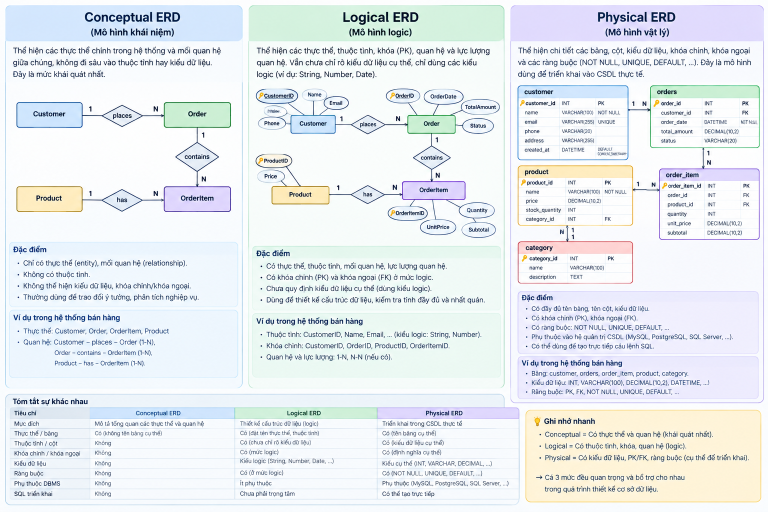
#> input picture 62f218dd-357c-409a-bf27-1d158651c2d3.png, 1536 x 1024 px, given in place of bg_title.png, which was not available (shown at 1/2 size)
$ python build_sample_style_slides.py
#> lines starting #> are read from the running program, lines starting #| are printed output that depends on the picture; pictures that were not available may be replaced by others from this repository, and a replacement may not be noted
import os
import math
from PIL import Image, ImageDraw, ImageFont
from pptx import Presentation
from pptx.util import Inches

OUTPUT_DIR = "scratch/generated_slides"
os.makedirs(OUTPUT_DIR, exist_ok=True)

W, H = 3000, 1688 # 16:9 300 DPI master resolution

# Load Fonts
try:
    font_hero = ImageFont.truetype("arialbd.ttf", 100)
    font_title = ImageFont.truetype("arialbd.ttf", 76)
    font_sub = ImageFont.truetype("arialbd.ttf", 44)
    font_actor = ImageFont.truetype("arialbd.ttf", 32)
    font_label = ImageFont.truetype("arialbd.ttf", 24)
    font_small = ImageFont.truetype("arial.ttf", 22)
    font_content_num = ImageFont.truetype("arialbd.ttf", 52)
    font_content_txt = ImageFont.truetype("arialbd.ttf", 38)
    font_card_title = ImageFont.truetype("arialbd.ttf", 24)
    font_card_sub = ImageFont.truetype("arialbd.ttf", 20)
    font_card_desc = ImageFont.truetype("arial.ttf", 18)
    font_badge = ImageFont.truetype("arialbd.ttf", 18)
except Exception:
    font_hero = font_title = font_sub = font_actor = font_label = font_small = font_content_num = font_content_txt = font_card_title = font_card_sub = font_card_desc = font_badge = ImageFont.load_default()

# [13 lines left out: function draw_arrow, not called in this run]

def paste_icon(canvas, icon_path, center, size):
    im = Image.open(icon_path)
    im = im.resize(size, Image.Resampling.LANCZOS)
    cx, cy = center
    px = cx - size[0] // 2
    py = cy - size[1] // 2
    if im.mode == "RGBA":
        canvas.paste(im, (px, py), im)
    else:
        canvas.paste(im, (px, py))

# ==============================================================================
# SLIDE 1: TITLE SLIDE
# ==============================================================================
def make_slide_01():
    bg = Image.open("scratch/slide_assets/bg_title.png").convert("RGB")
#> bg is the input picture: PIL image 1536x1024 RGB; mean R, G, B 230.5, 235.6, 238.9
    d = ImageDraw.Draw(bg)

    # Title
    d.text((320, 520), "SCANMS", fill=(0, 0, 0), font=font_hero, anchor="lm")

    # Subtitle
    d.text((320, 660), "SALES COLLABORATOR & AFFILIATE\nNETWORK MANAGEMENT SYSTEM", fill=(30, 41, 59), font=font_sub, anchor="lm")

    # Metadata Block
    meta_y = 960
    d.line([(320, 880), (1200, 880)], fill=(203, 213, 225), width=3)

    d.text((320, meta_y), "CAPSTONE PROJECT DEFENSE  |  REVIEW 2", fill=(184, 142, 79), font=font_actor, anchor="lm")
    d.text((320, meta_y + 70), "Team: FA26SE032", fill=(100, 116, 139), font=font_actor, anchor="lm")
    d.text((320, meta_y + 130), "Team Leader: NGUYỄN THÀNH THẮNG", fill=(30, 41, 59), font=font_actor, anchor="lm")
    d.text((320, meta_y + 190), "Major: Software Engineering  |  FPT University", fill=(100, 116, 139), font=font_actor, anchor="lm")

    bg.save(f"{OUTPUT_DIR}/slide_01.png")
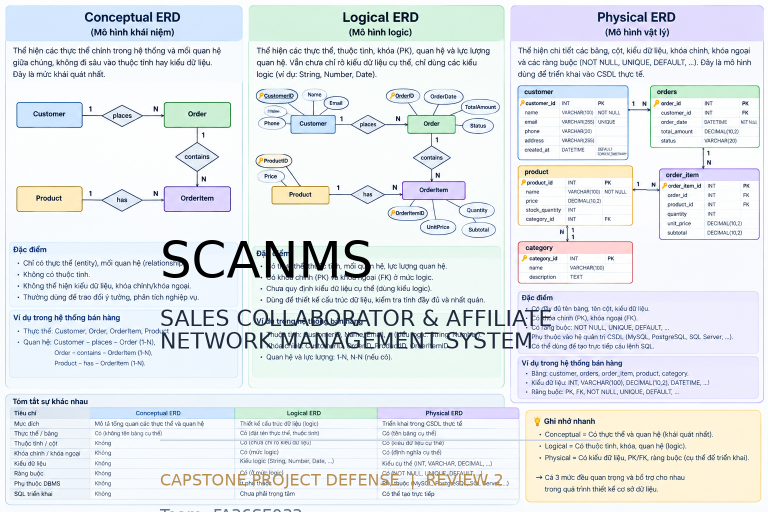
#> saved as slide_01.png: PIL image 1536x1024 RGB (shown at 1/2 size); mean R, G, B 226.9, 231.8, 235.1
    print("Slide 01 generated.")

# ==============================================================================
# SLIDE 2: CONTENT SLIDE
# ==============================================================================
def make_slide_02():
    bg = Image.open("scratch/slide_assets/bg_content.png").convert("RGB")
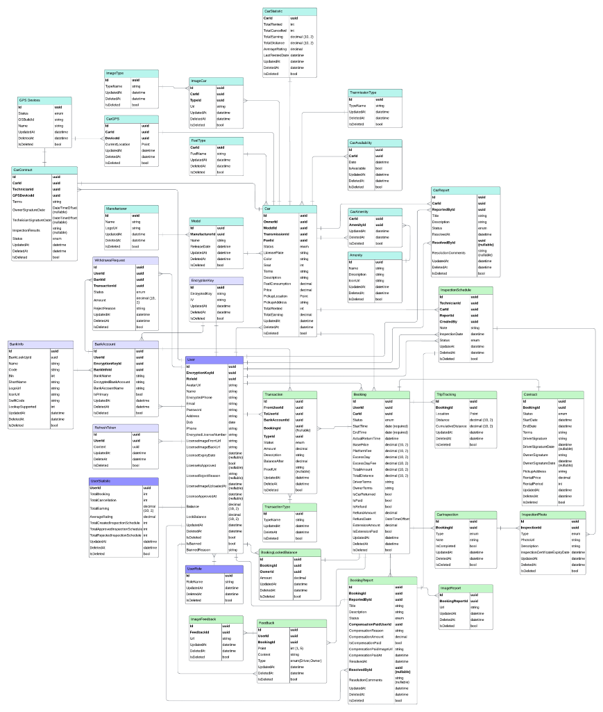
#> input picture Ảnh1.png, 603 x 712 px, given in place of bg_content.png, which was not available
#> bg: PIL image 603x712 RGB
    d = ImageDraw.Draw(bg)

    items = [
        ("01", "OVERVIEW ARCHITECTURE"),
        ("02", "CORE TECHNOLOGIES & APPARATUS"),
        ("03", "CONCEPTUAL DATA MODEL"),
        ("04", "5 MAIN BUSINESS FLOWS"),
        ("05", "QUESTIONS & ANSWERS (Q & A)")
    ]

    start_y = 520
    spacing = 180

    for i, (num, text) in enumerate(items):
        y = start_y + i * spacing
        # Number in bold purple/blue
        d.text((320, y), num, fill=(79, 70, 229), font=font_content_num, anchor="lm")
        # Line divider
        d.line([(420, y - 25), (420, y + 25)], fill=(203, 213, 225), width=3)
        # Content title
        d.text((460, y), text, fill=(30, 41, 59), font=font_content_txt, anchor="lm")

    bg.save(f"{OUTPUT_DIR}/slide_02.png")
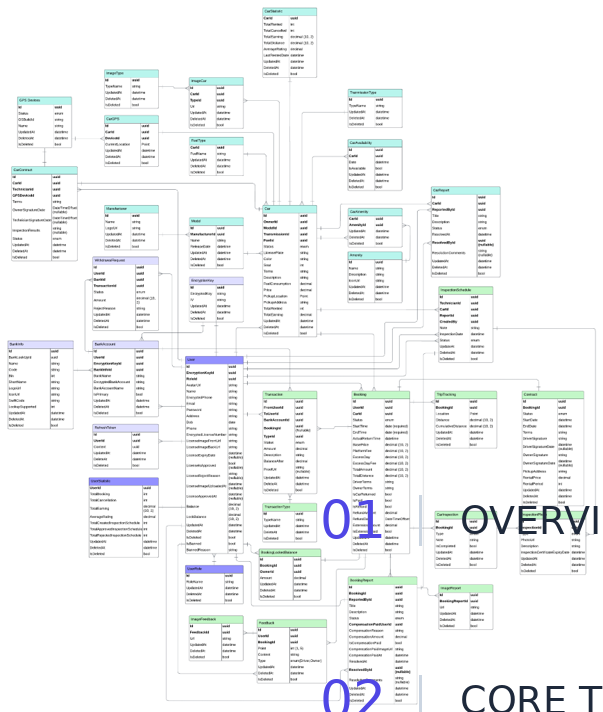
#> saved as slide_02.png: PIL image 603x712 RGB; mean R, G, B 243.5, 245.1, 245.6
    print("Slide 02 generated.")

# ==============================================================================
# SLIDE 3: TECHNOLOGIES & APPS (Slide 6 PCDACO style)
# ==============================================================================
def make_slide_03():
    bg = Image.open("scratch/slide_assets/bg_master.png").convert("RGB")
    d = ImageDraw.Draw(bg)

    # Left brand title
    d.text((450, 840), "SCANMS", fill=(0, 0, 0), font=font_hero, anchor="mm")
    d.text((450, 930), "MULTI-PORTAL PLATFORM", fill=(100, 116, 139), font=font_actor, anchor="mm")

    # 4 App Cards on the right
    apps = [
        ("CUSTOMER WEB APP", "Storefront Marketplace, Live Shopping, Strict Buyer Auth & VietQR", "scratch/flow_icons/icon_cart.png"),
        ("COLLABORATOR PORTAL", "Affiliate Smart Links, Media Hub, Performance & Exclusive Deals", "scratch/flow_icons/icon_link.png"),
        ("SHOP MANAGER PORTAL", "6-Block Product Matrix, Deal Negotiation, Order & GHN Delivery", "scratch/flow_icons/icon_product_box.png"),
        ("SYSTEM ADMIN & MANAGER CONSOLE", "Platform Moderation, Multi-Tier KYC, User RBAC & Napas Payouts", "scratch/flow_icons/avatar_pristine.png")
    ]

    card_x = 1050
    start_y = 360
    card_w = 1750
    card_h = 240
    spacing = 290

    for i, (title, desc, icon_path) in enumerate(apps):
        cy = start_y + i * spacing
        top_y = cy - card_h // 2
        bottom_y = cy + card_h // 2

        # Soft shadow box
        d.rounded_rectangle([(card_x + 6, top_y + 6), (card_x + card_w + 6, bottom_y + 6)], radius=24, fill=(241, 245, 249))
        # White card
        d.rounded_rectangle([(card_x, top_y), (card_x + card_w, bottom_y)], radius=24, fill=(255, 255, 255), outline=(226, 232, 240), width=3)

        # Icon
        paste_icon(bg, icon_path, (card_x + 130, cy), (150, 150))

        # Text
        d.text((card_x + 250, cy - 30), title, fill=(0, 0, 0), font=font_sub, anchor="lm")
        d.text((card_x + 250, cy + 30), desc, fill=(100, 116, 139), font=font_label, anchor="lm")

    bg.save(f"{OUTPUT_DIR}/slide_03.png")
    print("Slide 03 generated.")

# ==============================================================================
# SLIDE 4: SYSTEM ARCHITECTURAL OVERVIEW
# ==============================================================================
# [518 lines left out: functions make_slide_04, make_slide_05, make_slide_06, make_slide_07, make_slide_08, make_slide_09 and 4 more, not called in this run]

if __name__ == "__main__":
    make_slide_01()
    make_slide_02()
#> (the run stopped early here; a loop or call above may not have finished)
